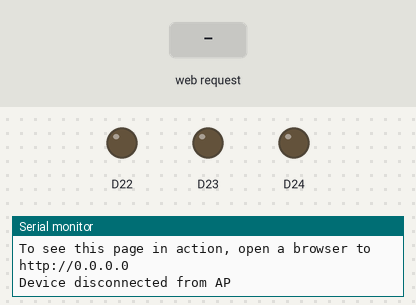
Bench run of a sketch on a simulated Arduino Nano RP2040 Connect. Parts: output pins drawn as LEDs (lit = HIGH), the last lines printed to the serial monitor. The test bench sets the inputs (shaded band).

Above: at 11.2 s.
11.3 s: HTTP request GET /red-on received
At 12.4 s:
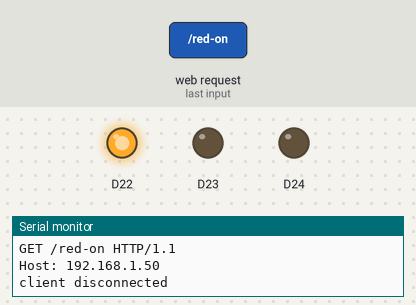
12.8 s: HTTP request GET /green-on received
At 13.5 s:
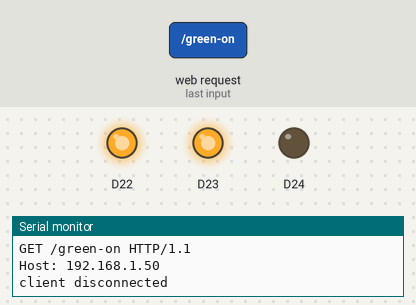
14.3 s: HTTP request GET /red-off received
At 14.7 s:
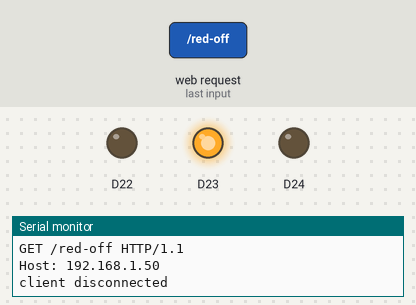
15.8 s: HTTP request GET /blue-on received
At 17.0 s:
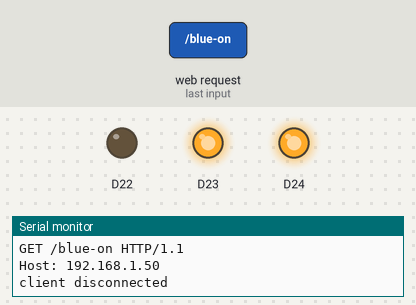
17.3 s: HTTP request GET /green-off received
At 18.2 s:
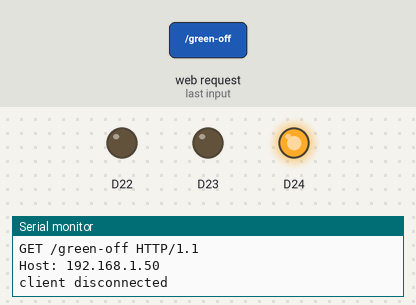
18.8 s: HTTP request GET /red-on received
At 19.3 s:
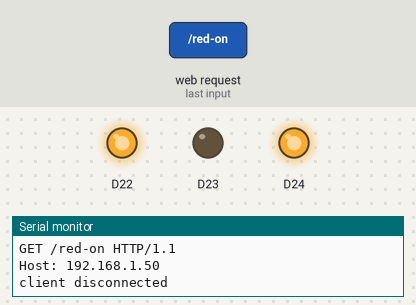
Timing chart, 0 to 21.3 s (numbered marks = the images above; inputs shaded):
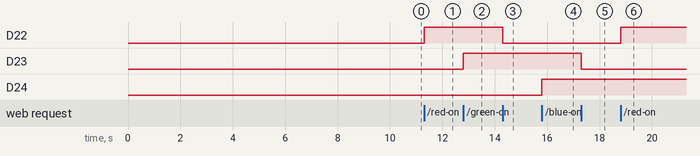

Measured:
- after the input at 11.3 s, D22: LOW → HIGH at once
- after the input at 12.8 s, D23: LOW → HIGH at once
- after the input at 14.3 s, D22: HIGH → LOW at once
- after the input at 15.8 s, D24: LOW → HIGH at once
- after the input at 17.3 s, D23: HIGH → LOW at once
- after the input at 18.8 s, D22: LOW → HIGH at once

The sketch:

rp2040_ap_webserver-rgb.ino
```cpp
#include <SPI.h>
#include <WiFiNINA.h>

// Network SSID and password
char ssid[] = "rp2040";
char pass[] = "12345678";

int status = WL_IDLE_STATUS;
WiFiServer server(80);

void setup() {
  //Initialize serial and wait for port to open:
  Serial.begin(9600);

  Serial.println("Access Point Web Server");

  pinMode(LEDR, OUTPUT);
  pinMode(LEDG, OUTPUT);
  pinMode(LEDB, OUTPUT);

  digitalWrite(LEDR, LOW);
  digitalWrite(LEDG, LOW);
  digitalWrite(LEDB, LOW);

  // check for the WiFi module:
  if (WiFi.status() == WL_NO_MODULE) {
    Serial.println("Communication with WiFi module failed!");
    // don't continue
    while (true);
  }

  // print the network name (SSID);
  Serial.print("Creating access point named: ");
  Serial.println(ssid);

  // Create open network. Change this line if you want to create an WEP network:
  status = WiFi.beginAP(ssid, pass);
  if (status != WL_AP_LISTENING) {
    Serial.println("Creating access point failed");
    // don't continue
    while (true);
  }

  // wait 10 seconds for connection:
  delay(10000);

  // start the web server on port 80
  server.begin();

  // you're connected now, so print out the status
  printWiFiStatus();
}

void loop() {
  // compare the previous status to the current status
  if (status != WiFi.status()) {
    status = WiFi.status();

    if (status == WL_AP_CONNECTED) {
      Serial.println("Device connected to AP");
    }
    else {
      Serial.println("Device disconnected from AP");
    }
  }

  WiFiClient client = server.available();   // listen for incoming clients

  if (client) {
    // if you get a client,
    Serial.println("new client");
    String currentLine = "";

    while (client.connected()) {
      // This is required for the Arduino Nano RP2040 Connect - otherwise it will loop so fast that SPI will never be served.
      delayMicroseconds(10);

      if (client.available()) {
        char c = client.read();
        Serial.write(c);

        if (c == '\n') {
          // if the byte is a newline character
          // if the current line is blank, you got two newline characters in a row.
          // that's the end of the client HTTP request, so send a response:
          if (currentLine.length() == 0) {
            // Create the webserver page
            webServerPage(client);

            // break out of the while loop:
            break;
          }
          else {
            // if you got a newline, then clear currentLine:
            currentLine = "";
          }
        }
        else if (c != '\r') {
          // if you got anything else but a carriage return character,
          currentLine += c;      // add it to the end of the currentLine
        }

        // Check if the client request was "/RH", "/RL", "/GH", "/GL", "/BH" or "/BL"
        if (currentLine.endsWith("GET /red-on")) digitalWrite(LEDR, HIGH);
        else if (currentLine.endsWith("GET /red-off")) digitalWrite(LEDR, LOW);
        else if (currentLine.endsWith("GET /green-on")) digitalWrite(LEDG, HIGH);
        else if (currentLine.endsWith("GET /green-off")) digitalWrite(LEDG, LOW);
        else if (currentLine.endsWith("GET /blue-on")) digitalWrite(LEDB, HIGH);
        else if (currentLine.endsWith("GET /blue-off")) digitalWrite(LEDB, LOW);
      }
    }

    // close the connection:
    client.stop();
    Serial.println("client disconnected");
  }
}

/// @brief Print the SSID, the IP Address and webserver URL
void printWiFiStatus() {
  // print the SSID of the network you're attached to:
  Serial.print("SSID: ");
  Serial.println(WiFi.SSID());

  // print your WiFi shield's IP address:
  IPAddress ip = WiFi.localIP();
  Serial.print("IP Address: ");
  Serial.println(ip);

  // print where to go in a browser:
  Serial.print("To see this page in action, open a browser to http://");
  Serial.println(ip);
}

/// @brief Create the HTML + CSS + Javascript page for the webserver
void webServerPage(WiFiClient client) {
  client.print("<html>");
  client.print("  <head>");
  client.print("    <style>");
  client.print("      h1 {");
  client.print("        font-family:verdana,garamond,serif;");
  client.print("        color: black;");
  client.print("        font-size: 40px;");
  client.print("        text-align: center;");
  client.print("        font-weight:normal;");
  client.print("      }");
  client.print("      button {");
  client.print("        border: 1;");
  client.print("        border-radius: 20px;");
  client.print("        height: 40px;");
  client.print("        width:80px;");
  client.print("        cursor: pointer;");
  client.print("        margin: 0px 10px 0px 10px;");
  client.print("      }");
  client.print("      .red-off {background-color: #550000;}");
  client.print("      .red-on {background-color: #ff0000;}");
  client.print("      .green-off {background-color: #005500;}");
  client.print("      .green-on {background-color: #00ff00;}");
  client.print("      .blue-off {background-color: #000055;}");
  client.print("      .blue-on { background-color: #0000ff;}");
  client.print("    </style>");
  client.print("  </head>");
  client.print("  <body>");
  client.print("    <p><h1>Arduino Nano RP2040<h1></p>");
  client.print("    <p>Click the buttons below to turn on/off the RGB leds</p>");
  client.print("    <button class=\"red-off\" onclick=\"clickButton('red')\"></button>");
  client.print("    <button class=\"green-off\" onclick=\"clickButton('green')\"></button>");
  client.print("    <button class=\"blue-off\" onclick=\"clickButton('blue')\"></button>");
  client.print("    <script>");
  client.print("      function clickButton(color) {");
  client.print("        let button = document.querySelector('.' + color + '-off');");
  client.print("        button.classList.toggle(color + '-on');");
  client.print("        let xmlHttpRequest = new XMLHttpRequest();");
  client.print("        if(button.classList.contains(color + '-on')) xmlHttpRequest.open(\"GET\", \"/\" + color + \"-on\", true);");
  client.print("        else if(button.classList.contains(color + '-off')) xmlHttpRequest.open(\"GET\", \"/\" + color + \"-off\", true);");
  client.print("        xmlHttpRequest.send();");
  client.print("      }");
  client.print("  </script>");
  client.print("  </body>");
  client.print("</html>");

  // HTTP response ends with another blank line:
  client.println();
}
```
